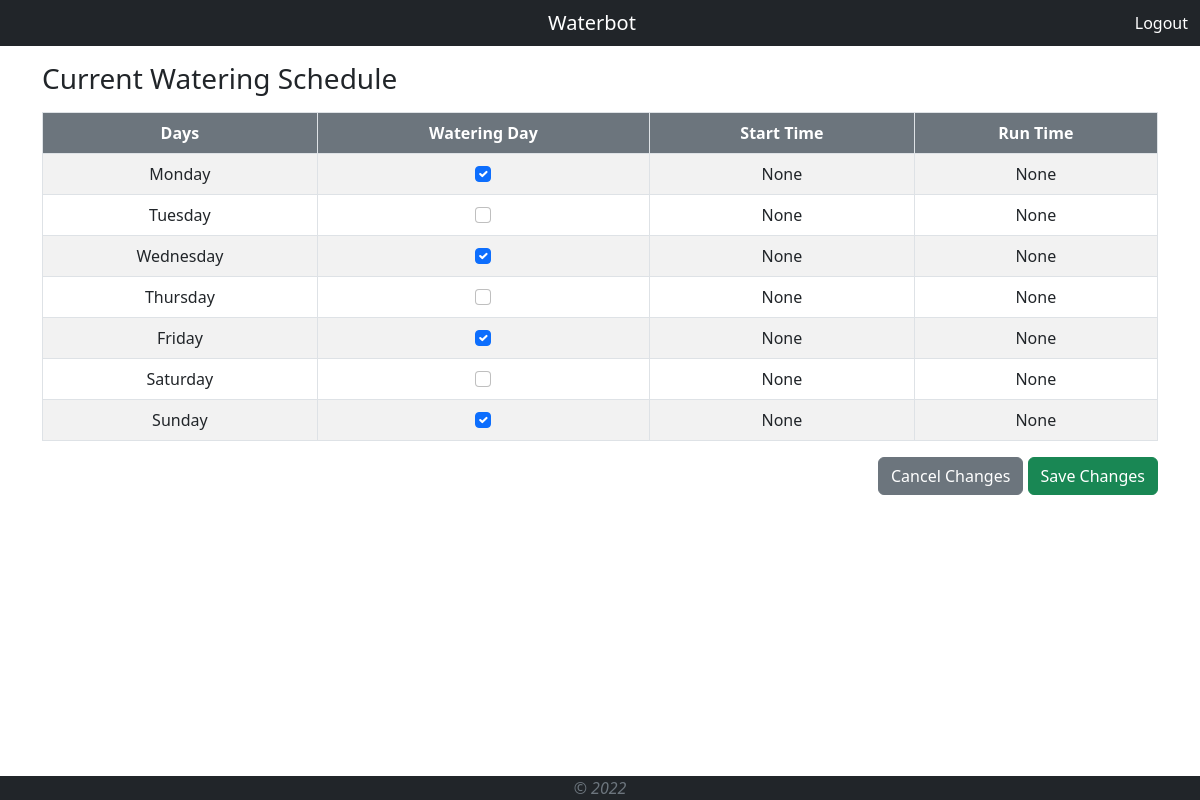
The page / (signed in) on the database its author committed.
### tables this page shows
CREATE TABLE schedule (id INTEGER PRIMARY KEY AUTOINCREMENT NOT NULL, day TEXT NOT NULL, active  TEXT NOT NULL, time DATETIME, runtime DATETIME);

### app.py (the view, shortened to what this page needs)
@app.route('/', methods=["GET", "POST"])
def index():
    conn = get_db_connection()
    schedule = conn.execute('SELECT * FROM schedule').fetchall()
    conn.close()
    return render_template('index.html', schedule = schedule)

### app.py (called while the page is built)
def get_db_connection():
    conn = sqlite3.connect('waterbot.db')
    conn.row_factory = sqlite3.Row
    return conn

### templates/index.html (shortened to what this page needs)
{% extends "template.html" %}
{% block content %}
<div class="container mt-3">
	<h3>Current Watering Schedule</h3>
	{% if session["user_id"] %}
	<form action="/" method="POST">
	<table class="table table-bordered table-striped table-hover text-center">
		<thead class="text-bg-secondary"><tr>
			<th>
				Days
			</th>
			<th>
				Watering Day
			</th>
			<th>
				Start Time
			</th>
			<th>
				Run Time
			</th>
		</tr></thead>
		{% for day in schedule %}
		<tr>
			<td>
				{{ day['day'] }}
			</td>
			<td>
				{% if day['active'] == 'YES' %}
				<input class="form-check-input" type="checkbox" name="{{day['day']}}" checked>
				{% else %}
				<input class="form-check-input" type="checkbox" name="{{day['day']}}">
				{% endif %}
			</td>
			<td>
				{{ day['time'] }}
			</td>
			<td>
				{{ day['time'] }}
			</td>
		</tr>
		{% endfor %}
		</table>
		<div class="text-end">
				<a class="btn btn-secondary" href="/">Cancel Changes</a>
				<button class="btn btn-success">Save Changes</button>
			</form>
		</div>
	{% endif %}
	</div>
{% endblock %}

### rows shown on the page
schedule: day "Monday", time "None"
schedule: day "Tuesday", time "None"
schedule: day "Wednesday", time "None"
schedule: day "Thursday", time "None"
schedule: day "Friday", time "None"
schedule: day "Saturday", time "None"
schedule: day "Sunday", time "None"
